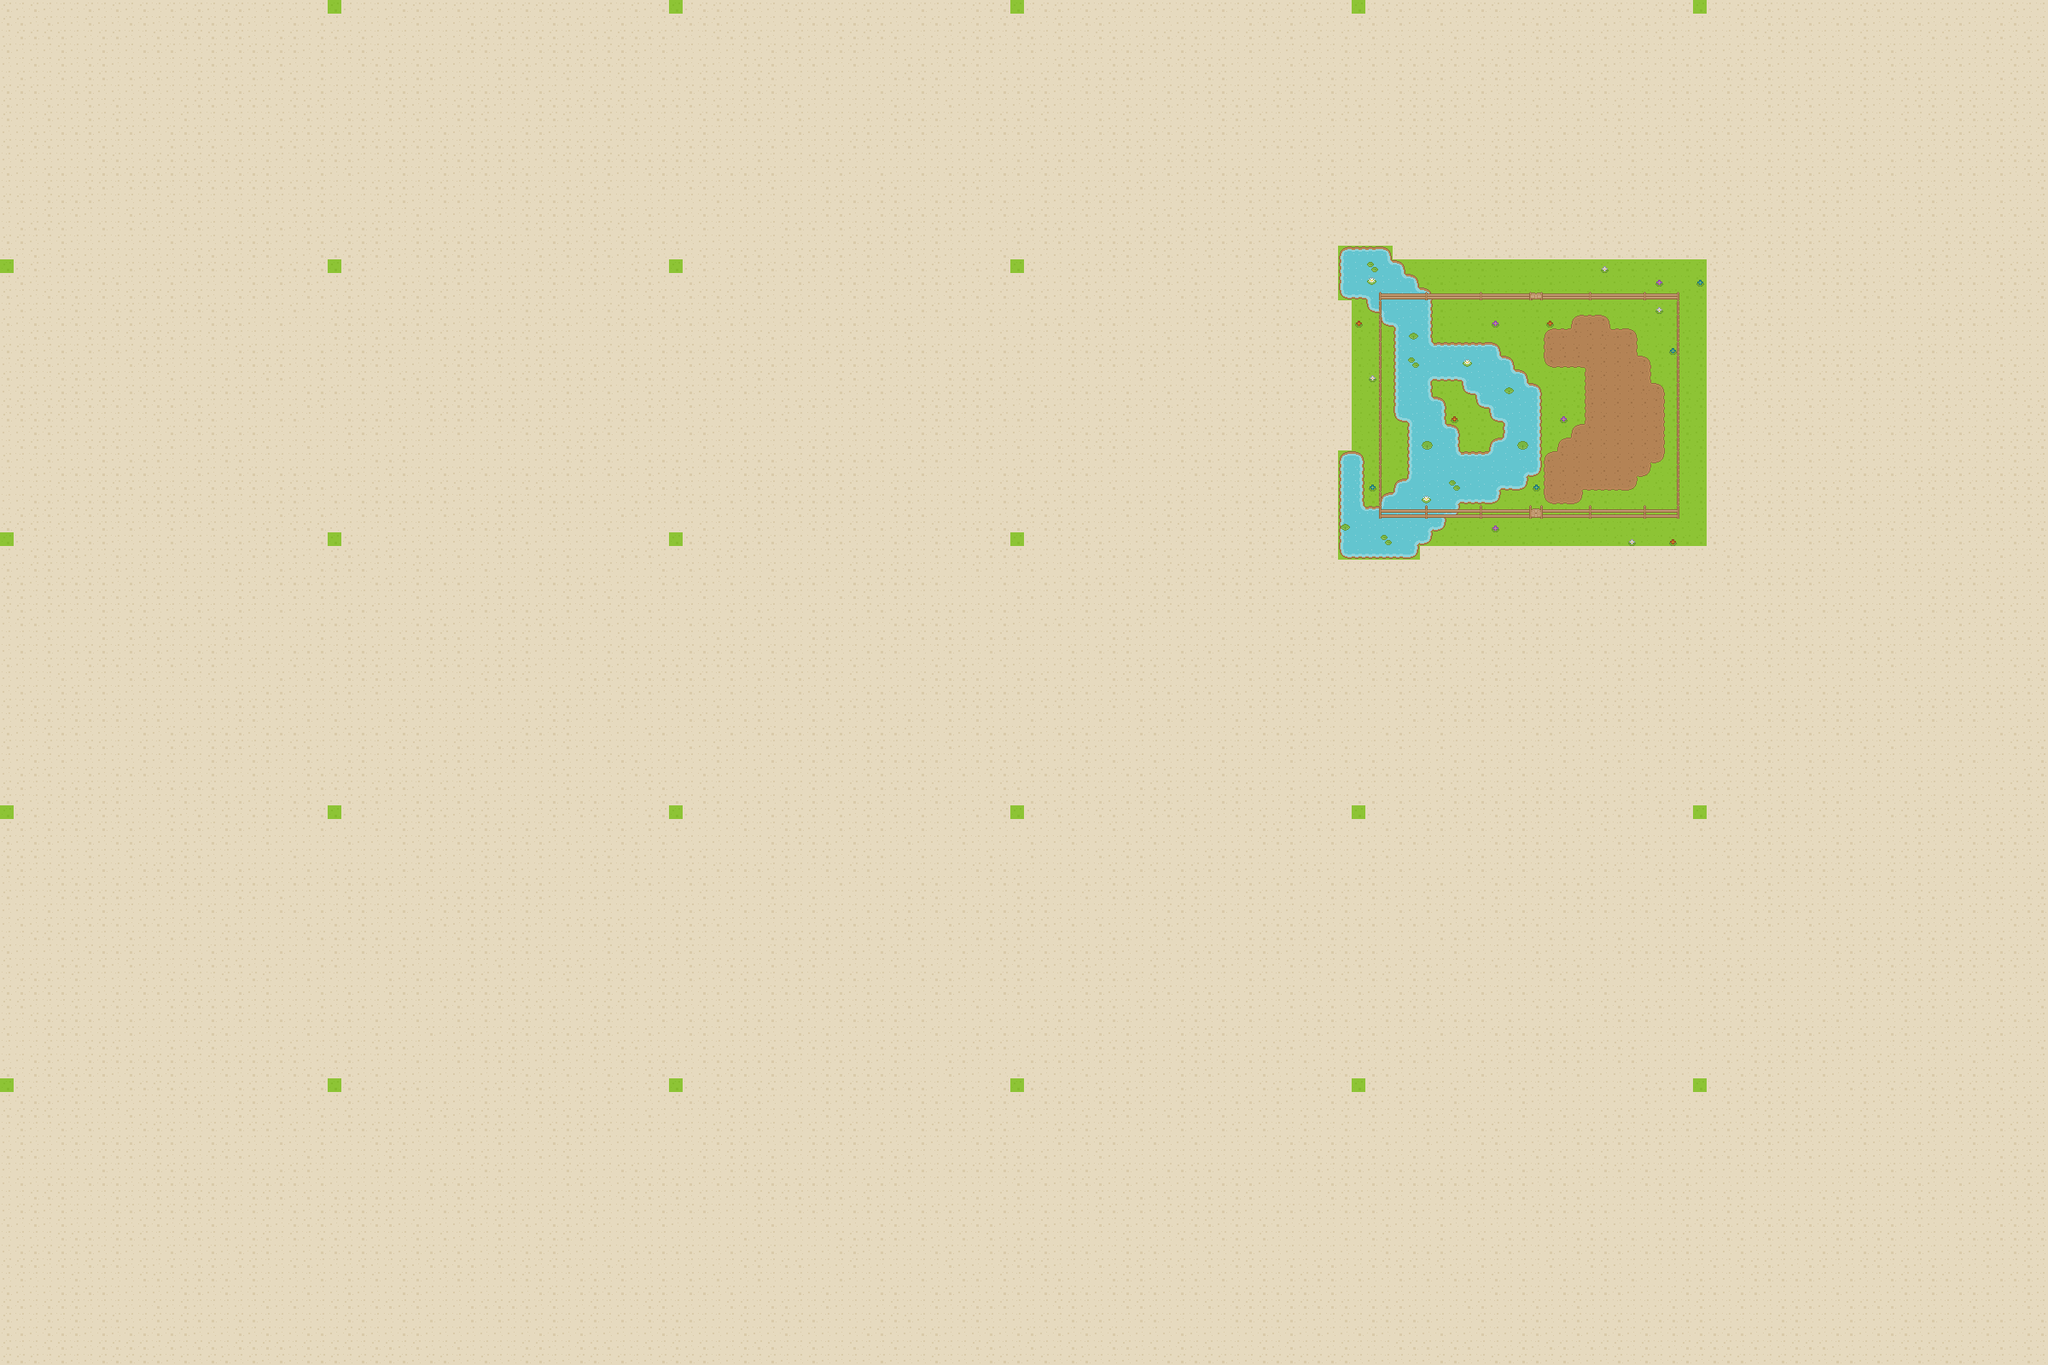

This is a level from a 2D game, rendered from its Tiled map with the project's own tilesets. A one-line summary and the map file follow, with tile-layer data summarised:
An orthogonal 150x100 tile map with 16x16 px tiles, 5 tile layers (main_base, growOut_base, growOut_water, growOut_dirt, ...).

<map version="1.2" tiledversion="1.2.1" orientation="orthogonal" renderorder="left-down" width="150" height="100" tilewidth="16" tileheight="16" infinite="0" nextlayerid="8" nextobjectid="1">
 <tileset firstgid="1" source="baseTileset.tsx" />
 <layer id="1" name="main_base" width="150" height="100">
  <data>[15000 cells, 15000 non-empty, 3 distinct tile ids]</data>
 </layer>
 <layer id="4" name="growOut_base" width="150" height="100">
  <properties>
   <property name="height" type="float" value="21" />
   <property name="width" type="float" value="26" />
  </properties>
  <data>[15000 cells, 546 non-empty, 2 distinct tile ids]</data>
 </layer>
 <layer id="5" name="growOut_water" width="150" height="100">
  <data>[15000 cells, 196 non-empty, 15 distinct tile ids]</data>
 </layer>
 <layer id="7" name="growOut_dirt" width="150" height="100">
  <data>[15000 cells, 118 non-empty, 21 distinct tile ids]</data>
 </layer>
 <layer id="6" name="growOut_fence" width="150" height="100">
  <data>[15000 cells, 74 non-empty, 12 distinct tile ids]</data>
 </layer>
</map>
